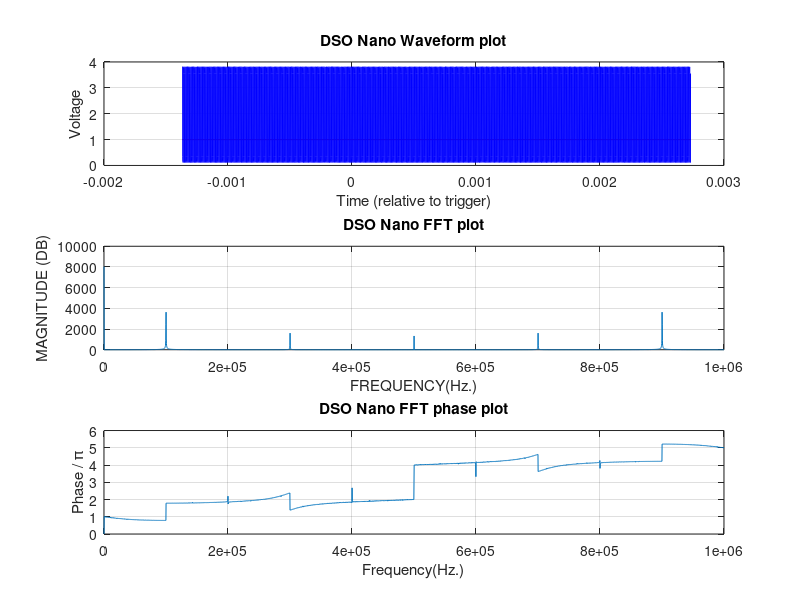

Recreate this plot in MATLAB.
% #!/usr/bin/octave --persist
% Generated by BenfWaves - http://code.google.com/p/benfwaves
% Tested on Matlab R2013a

% Profile variables

originalFile = 'Serialized\100ksquare.XML.test.csv';
fileNumber   = 'S038';
firmware     = 'V3.61';

voltageDiv   = 1;
attenuation  = 1;
vsens        = 0.0022;
vdiffMax     = 8;
rin          = 546000;

timeDiv      = 5E-06;
timeRange    = 0.004098;
sampleCount  = 4098;
firstIndex   = 0;
samplingFreq = sampleCount / timeRange;
sampPerDiv   = samplingFreq * timeDiv;
divRange     = timeRange / timeDiv;
fastSampMode = 'DisabledByTimescale';

triggerIndex = 1367;
triggerKind  = 'EdgeRising';
triggerMode  = 'AUTO';
triggerLevel = 1;
triggerSens  = 0;
triggerLow   = triggerLevel - triggerSens;
triggerHigh  = triggerLevel + triggerSens;


% Data series

voltages = [ ...
3.804;	3.815;	0.355;	0.15;	0.137;	0.126;	0.115;	3.556;	3.774;	3.793;
3.804;	3.813;	0.357;	0.152;	0.139;	0.126;	0.115;	3.556;	3.778;	3.795;
3.806;	3.815;	0.355;	0.152;	0.135;	0.126;	0.115;	3.556;	3.776;	3.791;
3.804;	3.815;	0.357;	0.155;	0.139;	0.126;	0.115;	3.554;	3.776;	3.793;
3.804;	3.817;	0.357;	0.152;	0.137;	0.124;	0.115;	3.558;	3.778;	3.793;
3.804;	3.815;	0.353;	0.152;	0.137;	0.126;	0.118;	3.556;	3.776;	3.791;
3.806;	3.813;	0.357;	0.155;	0.137;	0.126;	0.113;	3.554;	3.776;	3.793;
3.804;	3.815;	0.355;	0.152;	0.137;	0.124;	0.113;	3.556;	3.778;	3.793;
3.802;	3.815;	0.355;	0.152;	0.137;	0.126;	0.118;	3.554;	3.776;	3.791;
3.804;	3.817;	0.355;	0.152;	0.135;	0.126;	0.113;	3.556;	3.776;	3.793;
3.806;	3.811;	0.357;	0.152;	0.137;	0.126;	0.115;	3.556;	3.774;	3.793;
3.804;	3.813;	0.355;	0.152;	0.137;	0.124;	0.118;	3.554;	3.776;	3.793;
3.804;	3.817;	0.353;	0.155;	0.137;	0.128;	0.115;	3.556;	3.778;	3.793;
3.804;	3.815;	0.357;	0.155;	0.137;	0.126;	0.115;	3.558;	3.776;	3.791;
3.806;	3.815;	0.357;	0.15;	0.139;	0.126;	0.115;	3.556;	3.776;	3.793;
3.804;	3.817;	0.357;	0.152;	0.139;	0.126;	0.115;	3.556;	3.778;	3.795;
3.804;	3.815;	0.355;	0.152;	0.135;	0.126;	0.115;	3.554;	3.776;	3.793;
3.802;	3.815;	0.355;	0.152;	0.137;	0.126;	0.115;	3.554;	3.776;	3.793;
3.804;	3.815;	0.355;	0.152;	0.137;	0.122;	0.118;	3.556;	3.776;	3.791;
3.804;	3.815;	0.355;	0.152;	0.137;	0.126;	0.115;	3.556;	3.776;	3.791;
3.806;	3.813;	0.357;	0.152;	0.137;	0.126;	0.113;	3.556;	3.778;	3.793;
3.806;	3.813;	0.357;	0.15;	0.137;	0.128;	0.118;	3.556;	3.778;	3.793;
3.802;	3.815;	0.357;	0.152;	0.137;	0.126;	0.115;	3.554;	3.778;	3.791;
3.806;	3.817;	0.355;	0.152;	0.135;	0.126;	0.115;	3.558;	3.78;	3.795;
3.804;	3.813;	0.355;	0.152;	0.137;	0.126;	0.118;	3.556;	3.774;	3.793;
3.804;	3.815;	0.355;	0.152;	0.137;	0.124;	0.115;	3.554;	3.776;	3.793;
3.804;	3.817;	0.353;	0.155;	0.137;	0.126;	0.115;	3.556;	3.776;	3.791;
3.804;	3.815;	0.357;	0.152;	0.137;	0.126;	0.113;	3.554;	3.776;	3.791;
3.804;	3.817;	0.357;	0.15;	0.139;	0.124;	0.115;	3.556;	3.776;	3.793;
3.804;	3.815;	0.355;	0.152;	0.137;	0.128;	0.115;	3.556;	3.776;	3.791;
3.804;	3.815;	0.357;	0.152;	0.135;	0.126;	0.115;	3.554;	3.778;	3.795;
3.804;	3.815;	0.357;	0.152;	0.137;	0.126;	0.115;	3.556;	3.776;	3.795;
3.804;	3.815;	0.357;	0.152;	0.137;	0.124;	0.115;	3.554;	3.778;	3.793;
3.804;	3.815;	0.353;	0.157;	0.139;	0.126;	0.115;	3.556;	3.774;	3.793;
3.806;	3.815;	0.355;	0.155;	0.139;	0.124;	0.113;	3.556;	3.776;	3.793;
3.804;	3.813;	0.355;	0.15;	0.137;	0.126;	0.115;	3.554;	3.776;	3.793;
3.8;	3.815;	0.355;	0.152;	0.137;	0.126;	0.115;	3.554;	3.778;	3.793;
3.804;	3.817;	0.355;	0.152;	0.133;	0.126;	0.115;	3.556;	3.778;	3.791;
3.802;	3.815;	0.357;	0.152;	0.137;	0.126;	0.115;	3.556;	3.774;	3.793;
3.806;	3.815;	0.357;	0.155;	0.137;	0.122;	0.115;	3.556;	3.778;	3.795;
3.806;	3.815;	0.355;	0.155;	0.139;	0.126;	0.118;	3.556;	3.776;	3.791;
3.802;	3.815;	0.357;	0.152;	0.137;	0.124;	0.113;	3.556;	3.776;	3.793;
3.804;	3.817;	0.355;	0.15;	0.139;	0.126;	0.115;	3.556;	3.778;	3.793;
3.802;	3.815;	0.355;	0.152;	0.137;	0.126;	0.118;	3.554;	3.774;	3.791;
3.804;	3.815;	0.355;	0.152;	0.135;	0.126;	0.115;	3.554;	3.776;	3.795;
3.802;	3.813;	0.355;	0.152;	0.137;	0.126;	0.115;	3.556;	3.778;	3.793;
3.804;	3.815;	0.357;	0.152;	0.137;	0.122;	0.118;	3.554;	3.778;	3.791;
3.804;	3.817;	0.355;	0.152;	0.137;	0.126;	0.115;	3.556;	3.778;	3.793;
3.806;	3.815;	0.355;	0.152;	0.137;	0.126;	0.115;	3.556;	3.776;	3.793;
3.804;	3.813;	0.355;	0.15;	0.139;	0.126;	0.115;	3.554;	3.776;	3.795;
3.802;	3.817;	0.357;	0.152;	0.137;	0.126;	0.115;	3.556;	3.778;	3.795;
3.804;	3.815;	0.357;	0.152;	0.135;	0.126;	0.115;	3.558;	3.778;	3.791;
3.804;	3.815;	0.355;	0.152;	0.137;	0.126;	0.115;	3.556;	3.774;	3.793;
3.806;	3.813;	0.357;	0.152;	0.137;	0.124;	0.115;	3.556;	3.776;	3.795;
3.804;	3.813;	0.353;	0.152;	0.137;	0.126;	0.115;	3.554;	3.776;	3.791;
3.802;	3.815;	0.357;	0.152;	0.137;	0.126;	0.113;	3.556;	3.778;	3.793;
3.804;	3.815;	0.355;	0.152;	0.137;	0.126;	0.115;	3.556;	3.778;	3.791;
3.804;	3.817;	0.355;	0.152;	0.137;	0.126;	0.115;	3.554;	3.776;	3.793;
3.806;	3.813;	0.357;	0.152;	0.135;	0.126;	0.118;	3.554;	3.778;	3.795;
3.806;	3.813;	0.355;	0.152;	0.137;	0.126;	0.115;	3.556;	3.774;	3.793;
3.802;	3.815;	0.357;	0.155;	0.137;	0.124;	0.115;	3.556;	3.776;	3.793;
3.804;	3.817;	0.353;	0.152;	0.137;	0.126;	0.115;	3.556;	3.778;	3.791;
3.804;	3.815;	0.355;	0.152;	0.137;	0.126;	0.113;	3.556;	3.774;	3.791;
3.804;	3.813;	0.355;	0.15;	0.137;	0.126;	0.115;	3.554;	3.778;	3.793;
3.804;	3.815;	0.355;	0.152;	0.137;	0.126;	0.115;	3.554;	3.778;	3.791;
3.804;	3.815;	0.355;	0.152;	0.133;	0.126;	0.115;	3.554;	3.776;	3.791;
3.804;	3.815;	0.355;	0.152;	0.137;	0.126;	0.115;	3.556;	3.776;	3.795;
3.804;	3.815;	0.357;	0.152;	0.137;	0.124;	0.115;	3.558;	3.776;	3.793;
3.804;	3.813;	0.355;	0.152;	0.137;	0.126;	0.115;	3.554;	3.776;	3.793;
3.804;	3.817;	0.357;	0.152;	0.137;	0.126;	0.113;	3.556;	3.778;	3.793;
3.804;	3.815;	0.357;	0.15;	0.137;	0.126;	0.115;	3.556;	3.776;	3.791;
3.802;	3.817;	0.355;	0.152;	0.137;	0.126;	0.113;	3.554;	3.774;	3.793;
3.806;	3.815;	0.357;	0.152;	0.133;	0.124;	0.115;	3.556;	3.776;	3.793;
3.804;	3.813;	0.355;	0.152;	0.137;	0.126;	0.115;	3.554;	3.776;	3.793;
3.804;	3.815;	0.357;	0.152;	0.137;	0.124;	0.115;	3.556;	3.776;	3.793;
3.804;	3.815;	0.353;	0.152;	0.137;	0.126;	0.115;	3.556;	3.776;	3.789;
3.804;	3.815;	0.355;	0.152;	0.137;	0.126;	0.113;	3.556;	3.776;	3.793;
3.806;	3.815;	0.357;	0.15;	0.139;	0.126;	0.115;	3.556;	3.778;	3.793;
3.804;	3.815;	0.355;	0.152;	0.137;	0.126;	0.115;	3.554;	3.776;	3.793;
3.804;	3.815;	0.355;	0.155;	0.137;	0.126;	0.115;	3.556;	3.778;	3.791;
3.806;	3.815;	0.357;	0.152;	0.139;	0.124;	0.115;	3.556;	3.776;	3.793;
3.804;	3.815;	0.355;	0.152;	0.137;	0.124;	0.115;	3.556;	3.774;	3.793;
3.804;	3.815;	0.353;	0.152;	0.137;	0.126;	0.115;	3.554;	3.778;	3.791;
3.804;	3.815;	0.357;	0.152;	0.137;	0.126;	0.113;	3.556;	3.778;	3.793;
3.802;	3.813;	0.357;	0.152;	0.137;	0.128;	0.115;	3.556;	3.776;	3.789;
3.804;	3.817;	0.357;	0.152;	0.137;	0.126;	0.115;	3.556;	3.776;	3.795;
3.806;	3.815;	0.357;	0.152;	0.135;	0.126;	0.115;	3.558;	3.776;	3.793;
3.804;	3.813;	0.357;	0.152;	0.137;	0.126;	0.115;	3.554;	3.776;	3.795;
3.804;	3.817;	0.357;	0.152;	0.137;	0.124;	0.115;	3.556;	3.778;	3.795;
3.804;	3.815;	0.353;	0.155;	0.137;	0.126;	0.118;	3.556;	3.776;	3.789;
3.806;	3.815;	0.357;	0.155;	0.139;	0.126;	0.113;	3.556;	3.774;	3.793;
3.804;	3.815;	0.357;	0.15;	0.139;	0.126;	0.115;	3.556;	3.776;	3.793;
3.802;	3.815;	0.355;	0.152;	0.137;	0.126;	0.118;	3.554;	3.776;	3.793;
3.804;	3.817;	0.357;	0.152;	0.135;	0.126;	0.115;	3.556;	3.778;	3.793;
3.804;	3.815;	0.355;	0.152;	0.137;	0.128;	0.113;	3.558;	3.776;	3.793;
3.804;	3.815;	0.357;	0.152;	0.139;	0.124;	0.118;	3.556;	3.776;	3.793;
3.806;	3.813;	0.353;	0.155;	0.139;	0.126;	0.118;	3.554;	3.778;	3.793;
3.804;	3.815;	0.355;	0.152;	0.137;	0.126;	0.113;	3.556;	3.776;	3.793;
3.804;	3.815;	0.357;	0.15;	0.137;	0.126;	0.115;	3.556;	3.776;	3.793;
3.804;	3.817;	0.355;	0.152;	0.139;	0.124;	0.115;	3.554;	3.778;	3.791;
3.804;	3.815;	0.355;	0.152;	0.135;	0.126;	0.115;	3.554;	3.776;	3.793;
3.806;	3.813;	0.357;	0.152;	0.137;	0.126;	0.115;	3.554;	3.778;	3.793;
3.806;	3.815;	0.357;	0.152;	0.137;	0.124;	0.118;	3.556;	3.778;	3.793;
3.804;	3.815;	0.353;	0.152;	0.137;	0.126;	0.115;	3.556;	3.776;	3.791;
3.804;	3.815;	0.355;	0.152;	0.137;	0.126;	0.113;	3.556;	3.776;	3.795;
3.806;	3.815;	0.355;	0.15;	0.137;	0.126;	0.115;	3.556;	3.776;	3.793;
3.804;	3.815;	0.357;	0.152;	0.139;	0.124;	0.115;	3.554;	3.776;	3.795;
3.804;	3.817;	0.355;	0.152;	0.135;	0.126;	0.115;	3.556;	3.778;	3.791;
3.804;	3.813;	0.355;	0.152;	0.137;	0.128;	0.115;	3.556;	3.776;	3.791;
3.804;	3.817;	0.357;	0.152;	0.137;	0.124;	0.115;	3.554;	3.774;	3.793;
3.804;	3.815;	0.353;	0.152;	0.137;	0.124;	0.115;	3.554;	3.778;	3.793;
3.804;	3.815;	0.355;	0.152;	0.137;	0.126;	0.113;	3.554;	3.776;	3.793;
3.804;	3.815;	0.355;	0.15;	0.137;	0.128;	0.115;	3.554;	3.778;	3.793;
3.804;	3.815;	0.355;	0.152;	0.137;	0.126;	0.118;	3.556;	3.778;	3.793;
3.804;	3.817;	0.357;	0.152;	0.137;	0.128;	0.118;	3.556;	3.776;	3.793;
3.804;	3.813;	0.357;	0.155;	0.139;	0.128;	0.118;	3.554;	3.776;	3.795;
3.804;	3.815;	0.357;	0.152;	0.137;	0.126;	0.115;	3.556;	3.776;	3.793;
3.804;	3.813;	0.353;	0.155;	0.137;	0.126;	0.115;	3.556;	3.778;	3.791;
3.804;	3.817;	0.355;	0.152;	0.137;	0.126;	0.113;	3.556;	3.778;	3.793;
3.804;	3.815;	0.355;	0.15;	0.139;	0.124;	0.118;	3.556;	3.776;	3.793;
3.804;	3.817;	0.355;	0.155;	0.139;	0.126;	0.115;	3.554;	3.778;	3.795;
3.804;	3.817;	0.357;	0.152;	0.135;	0.126;	0.118;	3.556;	3.778;	3.793;
3.804;	3.815;	0.357;	0.152;	0.137;	0.126;	0.118;	3.556;	3.776;	3.793;
3.806;	3.817;	0.355;	0.152;	0.137;	0.124;	0.118;	3.556;	3.778;	3.795;
3.806;	3.815;	0.355;	0.155;	0.137;	0.126;	0.115;	3.556;	3.776;	3.791;
3.804;	3.815;	0.357;	0.152;	0.139;	0.126;	0.113;	3.554;	3.776;	3.795;
3.804;	3.815;	0.355;	0.15;	0.137;	0.126;	0.115;	3.556;	3.778;	3.793;
3.802;	3.813;	0.355;	0.152;	0.137;	0.126;	0.115;	3.556;	3.776;	3.791;
3.804;	3.815;	0.357;	0.155;	0.135;	0.126;	0.115;	3.556;	3.776;	3.793;
3.806;	3.813;	0.355;	0.152;	0.135;	0.126;	0.115;	3.554;	3.776;	3.793;
3.804;	3.813;	0.355;	0.152;	0.137;	0.124;	0.115;	3.556;	3.778;	3.793;
3.804;	3.817;	0.355;	0.152;	0.137;	0.126;	0.115;	3.556;	3.778;	3.793;
3.806;	3.815;	0.357;	0.155;	0.137;	0.126;	0.115;	3.558;	3.778;	3.793;
3.806;	3.815;	0.355;	0.152;	0.139;	0.126;	0.118;	3.556;	3.776;	3.795;
3.802;	3.815;	0.357;	0.152;	0.137;	0.126;	0.115;	3.554;	3.778;	3.795;
3.804;	3.815;	0.357;	0.152;	0.135;	0.126;	0.115;	3.556;	3.776;	3.793;
3.804;	3.815;	0.357;	0.152;	0.137;	0.126;	0.115;	3.554;	3.774;	3.793;
3.806;	3.815;	0.357;	0.152;	0.137;	0.124;	0.115;	3.556;	3.776;	3.793;
3.806;	3.815;	0.355;	0.155;	0.139;	0.128;	0.118;	3.554;	3.776;	3.791;
3.806;	3.815;	0.357;	0.152;	0.137;	0.126;	0.115;	3.554;	3.778;	3.795;
3.804;	3.817;	0.357;	0.152;	0.137;	0.126;	0.115;	3.556;	3.778;	3.793;
3.804;	3.815;	0.357;	0.155;	0.139;	0.128;	0.118;	3.556;	3.778;	3.791;
3.804;	3.817;	0.357;	0.152;	0.135;	0.126;	0.115;	3.558;	3.776;	3.795;
3.804;	3.813;	0.357;	0.152;	0.137;	0.128;	0.115;	3.556;	3.774;	3.793;
3.804;	3.813;	0.355;	0.155;	0.137;	0.124;	0.118;	3.554;	3.776;	3.793;
3.802;	3.815;	0.353;	0.152;	0.137;	0.124;	0.115;	3.556;	3.778;	3.791;
3.804;	3.815;	0.357;	0.15;	0.139;	0.124;	0.115;	3.558;	3.776;	3.791;
3.804;	3.817;	0.357;	0.15;	0.137;	0.126;	0.115;	3.556;	3.774;	3.795;
3.804;	3.815;	0.355;	0.152;	0.137;	0.126;	0.115;	3.554;	3.776;	3.793;
3.804;	3.813;	0.355;	0.152;	0.135;	0.126;	0.115;	3.554;	3.774;	3.793;
3.802;	3.815;	0.357;	0.152;	0.139;	0.126;	0.115;	3.554;	3.776;	3.791;
3.806;	3.815;	0.357;	0.155;	0.139;	0.124;	0.118;	3.556;	3.776;	3.793;
3.804;	3.815;	0.355;	0.155;	0.137;	0.126;	0.115;	3.554;	3.776;	3.793;
3.809;	3.815;	0.357;	0.152;	0.137;	0.126;	0.113;	3.556;	3.778;	3.793;
3.804;	3.815;	0.355;	0.15;	0.137;	0.126;	0.115;	3.556;	3.776;	3.793;
3.804;	3.815;	0.355;	0.152;	0.137;	0.126;	0.113;	3.554;	3.778;	3.791;
3.804;	3.815;	0.355;	0.152;	0.135;	0.126;	0.113;	3.556;	3.776;	3.793;
3.804;	3.813;	0.355;	0.155;	0.137;	0.128;	0.115;	3.556;	3.774;	3.793;
3.804;	3.813;	0.357;	0.152;	0.137;	0.124;	0.115;	3.554;	3.776;	3.795;
3.802;	3.815;	0.353;	0.155;	0.139;	0.128;	0.118;	3.556;	3.776;	3.791;
3.804;	3.815;	0.357;	0.152;	0.137;	0.126;	0.113;	3.556;	3.778;	3.791;
3.806;	3.817;	0.357;	0.15;	0.137;	0.126;	0.115;	3.556;	3.774;	3.793;
3.804;	3.811;	0.357;	0.152;	0.137;	0.126;	0.118;	3.556;	3.774;	3.793;
3.802;	3.815;	0.357;	0.152;	0.135;	0.128;	0.113;	3.552;	3.776;	3.793;
3.802;	3.815;	0.357;	0.152;	0.135;	0.126;	0.113;	3.556;	3.774;	3.793;
3.802;	3.815;	0.357;	0.152;	0.137;	0.124;	0.115;	3.554;	3.778;	3.791;
3.804;	3.815;	0.355;	0.152;	0.137;	0.126;	0.115;	3.554;	3.776;	3.791;
3.806;	3.813;	0.355;	0.152;	0.137;	0.126;	0.113;	3.554;	3.778;	3.791;
3.804;	3.815;	0.355;	0.15;	0.137;	0.128;	0.115;	3.556;	3.776;	3.793;
3.802;	3.817;	0.355;	0.152;	0.139;	0.126;	0.115;	3.554;	3.778;	3.791;
3.804;	3.815;	0.357;	0.155;	0.135;	0.128;	0.118;	3.556;	3.776;	3.793;
3.804;	3.813;	0.357;	0.152;	0.137;	0.126;	0.115;	3.554;	3.774;	3.793;
3.804;	3.815;	0.355;	0.152;	0.135;	0.124;	0.113;	3.552;	3.776;	3.795;
3.804;	3.813;	0.353;	0.152;	0.135;	0.126;	0.115;	3.554;	3.776;	3.791;
3.804;	3.817;	0.355;	0.152;	0.137;	0.126;	0.113;	3.556;	3.776;	3.791;
3.804;	3.815;	0.355;	0.15;	0.137;	0.124;	0.115;	3.556;	3.776;	3.793;
3.804;	3.815;	0.355;	0.152;	0.137;	0.126;	0.115;	3.554;	3.774;	3.791;
3.804;	3.815;	0.357;	0.152;	0.135;	0.126;	0.113;	3.552;	3.778;	3.793;
3.804;	3.813;	0.357;	0.152;	0.137;	0.126;	0.115;	3.554;	3.776;	3.791;
3.804;	3.813;	0.357;	0.152;	0.137;	0.124;	0.118;	3.554;	3.776;	3.793;
3.804;	3.815;	0.353;	0.152;	0.137;	0.126;	0.115;	3.556;	3.774;	3.791;
3.804;	3.813;	0.355;	0.152;	0.137;	0.126;	0.113;	3.556;	3.774;	3.791;
3.802;	3.813;	0.357;	0.15;	0.137;	0.126;	0.113;	3.554;	3.776;	3.793;
3.802;	3.815;	0.355;	0.152;	0.137;	0.126;	0.113;	3.556;	3.778;	3.791;
3.804;	3.815;	0.357;	0.152;	0.133;	0.126;	0.115;	3.554;	3.776;	3.791;
3.802;	3.815;	0.357;	0.152;	0.137;	0.126;	0.115;	3.556;	3.774;	3.795;
3.804;	3.815;	0.357;	0.15;	0.137;	0.124;	0.115;	3.556;	3.778;	3.793;
3.804;	3.815;	0.353;	0.155;	0.137;	0.126;	0.115;	3.554;	3.776;	3.791;
3.804;	3.815;	0.357;	0.152;	0.135;	0.126;	0.113;	3.554;	3.778;	3.793;
3.804;	3.815;	0.355;	0.152;	0.139;	0.126;	0.115;	3.556;	3.776;	3.791;
3.802;	3.815;	0.355;	0.152;	0.137;	0.126;	0.115;	3.554;	3.776;	3.793;
3.806;	3.815;	0.355;	0.15;	0.135;	0.126;	0.113;	3.554;	3.776;	3.793;
3.802;	3.813;	0.355;	0.152;	0.135;	0.128;	0.115;	3.554;	3.774;	3.791;
3.802;	3.815;	0.355;	0.155;	0.137;	0.124;	0.115;	3.556;	3.776;	3.791;
3.804;	3.815;	0.353;	0.155;	0.137;	0.124;	0.118;	3.556;	3.776;	3.791;
3.804;	3.813;	0.357;	0.152;	0.137;	0.126;	0.113;	3.554;	3.774;	3.793;
3.804;	3.815;	0.357;	0.15;	0.139;	0.126;	0.115;	3.556;	3.776;	3.795;
3.802;	3.815;	0.357;	0.152;	0.137;	0.126;	0.118;	3.554;	3.778;	3.793;
3.802;	3.815;	0.355;	0.152;	0.135;	0.126;	0.115;	3.554;	3.776;	3.793;
3.804;	3.817;	0.355;	0.152;	0.135;	0.128;	0.115;	3.556;	3.774;	3.793;
3.804;	3.813;	0.355;	0.15;	0.137;	0.124;	0.118;	3.554;	3.776;	3.793;
3.804;	3.815;	0.353;	0.152;	0.137;	0.126;	0.115;	3.554;	3.776;	3.791;
3.804;	3.815;	0.355;	0.155;	0.137;	0.124;	0.113;	3.556;	3.776;	3.791;
3.804;	3.815;	0.355;	0.152;	0.137;	0.126;	0.115;	3.556;	3.776;	3.791;
3.802;	3.815;	0.357;	0.152;	0.137;	0.126;	0.115;	3.554;	3.776;	3.793;
3.806;	3.815;	0.355;	0.152;	0.135;	0.126;	0.118;	3.554;	3.778;	3.793;
3.802;	3.813;	0.357;	0.152;	0.139;	0.128;	0.115;	3.554;	3.774;	3.793;
3.804;	3.817;	0.357;	0.152;	0.137;	0.124;	0.115;	3.556;	3.776;	3.793;
3.804;	3.815;	0.353;	0.152;	0.135;	0.126;	0.115;	3.556;	3.776;	3.791;
3.804;	3.815;	0.355;	0.152;	0.135;	0.126;	0.113;	3.554;	3.776;	3.793;
3.804;	3.813;	0.355;	0.15;	0.135;	0.124;	0.113;	3.554;	3.778;	3.793;
3.802;	3.813;	0.355;	0.152;	0.137;	0.126;	0.115;	3.554;	3.776;	3.791;
3.802;	3.817;	0.355;	0.152;	0.135;	0.126;	0.115;	3.554;	3.776;	3.791;
3.804;	3.815;	0.355;	0.152;	0.137;	0.126;	0.113;	3.556;	3.774;	3.793;
3.804;	3.813;	0.355;	0.152;	0.137;	0.124;	0.118;	3.552;	3.776;	3.793;
3.806;	3.815;	0.353;	0.155;	0.137;	0.126;	0.115;	3.554;	3.778;	3.793;
3.804;	3.815;	0.355;	0.152;	0.137;	0.126;	0.113;	3.554;	3.778;	3.791;
3.804;	3.815;	0.357;	0.15;	0.137;	0.126;	0.115;	3.556;	3.778;	3.793;
3.804;	3.817;	0.355;	0.152;	0.135;	0.124;	0.115;	3.554;	3.776;	3.793;
3.804;	3.813;	0.355;	0.152;	0.135;	0.126;	0.115;	3.554;	3.776;	3.791;
3.804;	3.813;	0.355;	0.155;	0.137;	0.126;	0.115;	3.554;	3.774;	3.793;
3.804;	3.817;	0.355;	0.152;	0.135;	0.122;	0.115;	3.556;	3.776;	3.793;
3.804;	3.815;	0.355;	0.152;	0.137;	0.126;	0.115;	3.554;	3.776;	3.791;
3.804;	3.817;	0.355;	0.152;	0.137;	0.126;	0.113;	3.556;	3.776;	3.793;
3.804;	3.815;	0.355;	0.15;	0.139;	0.126;	0.115;	3.556;	3.778;	3.793;
3.802;	3.815;	0.357;	0.152;	0.137;	0.126;	0.115;	3.556;	3.774;	3.793;
3.804;	3.817;	0.355;	0.155;	0.137;	0.126;	0.115;	3.556;	3.776;	3.791;
3.804;	3.813;	0.355;	0.152;	0.137;	0.126;	0.118;	3.556;	3.774;	3.791;
3.804;	3.813;	0.355;	0.152;	0.137;	0.122;	0.115;	3.556;	3.776;	3.793;
3.804;	3.815;	0.353;	0.152;	0.137;	0.126;	0.115;	3.556;	3.776;	3.793;
3.802;	3.813;	0.355;	0.152;	0.137;	0.126;	0.113;	3.556;	3.776;	3.793;
3.804;	3.815;	0.355;	0.152;	0.137;	0.126;	0.115;	3.554;	3.776;	3.793;
3.804;	3.817;	0.357;	0.152;	0.137;	0.126;	0.115;	3.556;	3.776;	3.793;
3.804;	3.813;	0.357;	0.152;	0.135;	0.126;	0.115;	3.556;	3.776;	3.793;
3.804;	3.813;	0.357;	0.152;	0.137;	0.126;	0.115;	3.554;	3.776;	3.795;
3.804;	3.815;	0.355;	0.155;	0.137;	0.126;	0.115;	3.556;	3.778;	3.791;
3.802;	3.815;	0.353;	0.152;	0.139;	0.126;	0.115;	3.556;	3.776;	3.791;
3.806;	3.815;	0.355;	0.152;	0.137;	0.126;	0.113;	3.556;	3.776;	3.793;
3.806;	3.811;	0.355;	0.15;	0.137;	0.126;	0.118;	3.554;	3.774;	3.791;
3.802;	3.815;	0.355;	0.152;	0.139;	0.126;	0.113;	3.554;	3.776;	3.793;
3.804;	3.817;	0.355;	0.155;	0.135;	0.126;	0.115;	3.556;	3.778;	3.793;
3.804;	3.815;	0.357;	0.152;	0.139;	0.126;	0.118;	3.554;	3.774;	3.793;
3.804;	3.817;	0.357;	0.155;	0.137;	0.126;	0.118;	3.556;	3.778;	3.795;
3.806;	3.815;	0.355;	0.152;	0.137;	0.126;	0.118;	3.554;	3.778;	3.791;
3.804;	3.815;	0.355;	0.152;	0.137;	0.126;	0.113;	3.554;	3.776;	3.793;
3.804;	3.817;	0.355;	0.152;	0.137;	0.126;	0.115;	3.556;	3.778;	3.793;
3.802;	3.815;	0.355;	0.152;	0.139;	0.126;	0.115;	3.554;	3.774;	3.791;
3.802;	3.815;	0.357;	0.152;	0.135;	0.126;	0.118;	3.554;	3.776;	3.793;
3.806;	3.813;	0.355;	0.152;	0.137;	0.126;	0.115;	3.554;	3.776;	3.795;
3.802;	3.813;	0.357;	0.15;	0.137;	0.124;	0.118;	3.556;	3.776;	3.793;
3.804;	3.815;	0.353;	0.155;	0.139;	0.128;	0.115;	3.556;	3.778;	3.791;
3.806;	3.817;	0.357;	0.155;	0.139;	0.128;	0.115;	3.558;	3.776;	3.795;
3.806;	3.815;	0.357;	0.152;	0.137;	0.126;	0.118;	3.556;	3.776;	3.793;
3.804;	3.817;	0.355;	0.152;	0.139;	0.126;	0.118;	3.554;	3.778;	3.793;
3.806;	3.815;	0.355;	0.152;	0.137;	0.126;	0.115;	3.556;	3.778;	3.791;
3.804;	3.813;	0.357;	0.152;	0.137;	0.126;	0.115;	3.556;	3.776;	3.793;
3.806;	3.815;	0.355;	0.152;	0.137;	0.124;	0.118;	3.556;	3.776;	3.793;
3.806;	3.813;	0.353;	0.152;	0.137;	0.126;	0.115;	3.556;	3.776;	3.791;
3.804;	3.815;	0.355;	0.152;	0.137;	0.126;	0.113;	3.556;	3.776;	3.795;
3.804;	3.817;	0.357;	0.15;	0.139;	0.124;	0.118;	3.558;	3.776;	3.791;
3.804;	3.815;	0.355;	0.152;	0.137;	0.126;	0.118;	3.554;	3.776;	3.793;
3.804;	3.817;	0.357;	0.155;	0.137;	0.128;	0.115;	3.558;	3.778;	3.795;
3.806;	3.813;	0.357;	0.152;	0.137;	0.128;	0.115;	3.556;	3.776;	3.793;
3.802;	3.815;	0.355;	0.152;	0.137;	0.124;	0.115;	3.556;	3.776;	3.795;
3.804;	3.817;	0.353;	0.152;	0.135;	0.126;	0.115;	3.554;	3.778;	3.791;
3.806;	3.815;	0.355;	0.152;	0.137;	0.124;	0.113;	3.558;	3.776;	3.791;
3.804;	3.813;	0.355;	0.15;	0.137;	0.126;	0.115;	3.556;	3.776;	3.795;
3.804;	3.815;	0.357;	0.152;	0.137;	0.126;	0.115;	3.554;	3.778;	3.795;
3.802;	3.815;	0.357;	0.152;	0.135;	0.126;	0.115;	3.556;	3.778;	3.793;
3.804;	3.815;	0.357;	0.152;	0.137;	0.126;	0.113;	3.556;	3.776;	3.793;
3.806;	3.817;	0.357;	0.152;	0.137;	0.124;	0.118;	3.558;	3.776;	3.793;
3.804;	3.813;	0.353;	0.152;	0.137;	0.126;	0.115;	3.554;	3.776;	3.793;
3.806;	3.817;	0.357;	0.155;	0.139;	0.126;	0.113;	3.556;	3.778;	3.795;
3.804;	3.815;	0.357;	0.15;	0.137;	0.126;	0.115;	3.556;	3.776;	3.791;
3.802;	3.815;	0.357;	0.152;	0.137;	0.124;	0.115;	3.554;	3.776;	3.793;
3.806;	3.815;	0.357;	0.152;	0.133;	0.124;	0.115;	3.556;	3.778;	3.793;
3.804;	3.813;	0.355;	0.152;	0.139;	0.124;	0.115;	3.554;	3.776;	3.793;
3.804;	3.815;	0.357;	0.152;	0.137;	0.122;	0.115;	3.554;	3.778;	3.795;
3.804;	3.815;	0.355;	0.152;	0.137;	0.126;	0.115;	3.556;	3.778;	3.791;
3.804;	3.815;	0.355;	0.152;	0.137;	0.128;	0.113;	3.556;	3.776;	3.793;
3.806;	3.815;	0.357;	0.15;	0.137;	0.126;	0.115;	3.556;	3.776;	3.795;
3.804;	3.815;	0.355;	0.152;	0.139;	0.128;	0.115;	3.554;	3.778;	3.793;
3.802;	3.815;	0.355;	0.152;	0.135;	0.128;	0.115;	3.554;	3.778;	3.791;
3.804;	3.817;	0.355;	0.152;	0.137;	0.126;	0.115;	3.556;	3.776;	3.793;
3.804;	3.815;	0.355;	0.15;	0.135;	0.124;	0.115;	3.558;	3.774;	3.793;
3.804;	3.813;	0.353;	0.152;	0.137;	0.126;	0.118;	3.556;	3.776;	3.793;
3.806;	3.815;	0.355;	0.157;	0.137;	0.126;	0.113;	3.556;	3.778;	3.795;
3.802;	3.815;	0.355;	0.152;	0.137;	0.126;	0.115;	3.556;	3.776;	3.791;
3.8;	3.817;	0.357;	0.152;	0.137;	0.126;	0.118;	3.554;	3.778;	3.795;
3.806;	3.815;	0.355;	0.152;	0.133;	0.128;	0.113;	3.558;	3.776;	3.793;
3.804;	3.813;	0.357;	0.152;	0.137;	0.128;	0.115;	3.556;	3.776;	3.793;
3.806;	3.817;	0.355;	0.152;	0.137;	0.124;	0.115;	3.556;	3.778;	3.795;
3.804;	3.815;	0.353;	0.152;	0.137;	0.126;	0.115;	3.554;	3.778;	3.787;
3.802;	3.815;	0.355;	0.152;	0.137;	0.126;	0.113;	3.554;	3.776;	3.791;
3.804;	3.817;	0.355;	0.15;	0.137;	0.126;	0.115;	3.556;	3.776;	3.793;
3.804;	3.813;	0.355;	0.152;	0.139;	0.126;	0.118;	3.554;	3.776;	3.793;
3.804;	3.815;	0.355;	0.152;	0.135;	0.126;	0.115;	3.554;	3.778;	3.795;
3.804;	3.815;	0.357;	0.155;	0.137;	0.128;	0.115;	3.558;	3.776;	3.793;
3.804;	3.815;	0.355;	0.152;	0.137;	0.124;	0.118;	3.554;	3.776;	3.795;
3.804;	3.817;	0.355;	0.152;	0.135;	0.126;	0.115;	3.556;	3.776;	3.793;
3.806;	3.815;	0.357;	0.152;	0.137;	0.128;	0.113;	3.556;	3.778;	3.793;
3.802;	3.815;	0.355;	0.15;	0.137;	0.126;	0.115;	3.556;	3.778;	3.793;
3.802;	3.817;	0.355;	0.152;	0.137;	0.126;	0.118;	3.554;	3.778;	3.793;
3.804;	3.815;	0.355;	0.152;	0.135;	0.126;	0.118;	3.556;	3.776;	3.793;
3.804;	3.813;	0.357;	0.152;	0.135;	0.128;	0.115;	3.556;	3.774;	3.793;
3.806;	3.815;	0.357;	0.15;	0.137;	0.124;	0.118;	3.556;	3.778;	3.795;
3.802;	3.815;	0.353;	0.152;	0.137;	0.126;	0.115;	3.556;	3.776;	3.791;
3.804;	3.815;	0.357;	0.155;	0.139;	0.126;	0.113;	3.556;	3.778;	3.793;
3.806;	3.815;	0.357;	0.15;	0.137;	0.126;	0.115;	3.556;	3.776;	3.793;
3.804;	3.813;	0.355;	0.152;	0.137;	0.126;	0.115;	3.554;	3.774;	3.793;
3.804;	3.817;	0.355;	0.152;	0.135;	0.126;	0.115;	3.554;	3.778;	3.795;
3.804;	3.813;	0.357;	0.152;	0.139;	0.124;	0.115;	3.556;	3.776;	3.791;
3.804;	3.815;	0.355;	0.152;	0.137;	0.124;	0.115;	3.556;	3.778;	3.793;
3.806;	3.817;	0.355;	0.152;	0.137;	0.124;	0.118;	3.556;	3.778;	3.793;
3.804;	3.813;	0.355;	0.152;	0.135;	0.126;	0.113;	3.556;	3.776;	3.793;
3.804;	3.815;	0.357;	0.15;	0.137;	0.126;	0.115;	3.556;	3.778;	3.795;
3.804;	3.817;	0.357;	0.152;	0.137;	0.126;	0.115;	3.556;	3.778;	3.793;
3.804;	3.815;	0.357;	0.152;	0.135;	0.128;	0.115;	3.556;	3.776;	3.793;
3.804;	3.813;	0.355;	0.152;	0.137;	0.126;	0.115;	3.556;	3.776;	3.795;
3.806;	3.815;	0.355;	0.152;	0.137;	0.124;	0.115;	3.554;	3.778;	3.793;
3.804;	3.815;	0.355;	0.152;	0.135;	0.126;	0.115;	3.556;	3.776;	3.791;
3.804;	3.815;	0.355;	0.152;	0.137;	0.126;	0.113;	3.556;	3.778;	3.793;
3.806;	3.815;	0.355;	0.15;	0.137;	0.126;	0.115;	3.556;	3.774;	3.791;
3.802;	3.815;	0.357;	0.152;	0.139;	0.126;	0.115;	3.554;	3.778;	3.793;
3.806;	3.815;	0.355;	0.152;	0.133;	0.126;	0.115;	3.556;	3.778;	3.793;
3.804;	3.815;	0.357;	0.155;	0.137;	0.128;	0.118;	3.556;	3.776;	3.793;
3.804;	3.817;	0.357;	0.155;	0.139;	0.124;	0.118;	3.556;	3.778;	3.795;
3.804;	3.817;	0.353;	0.155;	0.137;	0.126;	0.115;	3.558;	3.778;	3.791;
3.804;	3.813;	0.355;	0.152;	0.137;	0.126;	0.113;	3.554;	3.776;	3.793;
3.804;	3.815;	0.357;	0.15;	0.135;	0.126;	0.115;	3.556;	3.778;	3.793;
3.804;	3.813;	0.357;	0.152;	0.137;	0.126;	0.118;	3.554;	3.78;	3.791;
3.804;	3.815;	0.355;	0.152;	0.135;	0.126;	0.115;	3.556;	3.776;	3.793;
3.804;	3.817;	0.357;	0.152;	0.137;	0.126;	0.115;	3.556;	3.776;	3.793;
3.804;	3.813;	0.357;	0.152;	0.137;	0.124;	0.115;	3.554;	3.774;	3.793;
3.802;	3.815;	0.355;	0.155;	0.135;	0.128;	0.115;	3.556;	3.778;	3.791;
3.806;	3.815;	0.357;	0.152;	0.137;	0.126;	0.115;	3.556;	3.78;	3.793;
3.804;	3.815;	0.355;	0.15;	0.139;	0.126;	0.115;	3.554;	3.776;	3.793;
3.802;	3.815;	0.357;	0.155;	0.139;	0.126;	0.115;	3.554;	3.778;	3.795;
3.806;	3.813;	0.355;	0.152;	0.133;	0.126;	0.115;	3.554;	3.778;	3.793;
3.802;	3.813;	0.357;	0.152;	0.137;	0.126;	0.115;	3.554;	3.776;	3.791;
3.806;	3.815;	0.357;	0.152;	0.137;	0.124;	0.115;	3.558;	3.78;	3.793;
3.806;	3.815;	0.355;	0.152;	0.137;	0.126;	0.115;	3.558;	3.774;	3.791;
3.804;	3.813;	0.357;	0.152;	0.137;	0.126;	0.113;	3.556;	3.778;	3.795;
3.806;	3.815;	0.355;	0.15;	0.137;	0.126;	0.118;	3.556;	3.778;	3.795;
3.8;	3.815;	0.357;	0.152;	0.135;	0.126;	0.115;	3.554;	3.778;	3.791;
3.804;	3.817;	0.357;	0.152;	0.135;	0.128;	0.115;	3.556;	3.78;	3.795;
3.806;	3.815;	0.357;	0.152;	0.137;	0.126;	0.115;	3.558;	3.776;	3.793;
3.804;	3.813;	0.355;	0.152;	0.137;	0.124;	0.115;	3.552;	3.776;	3.793;
3.804;	3.813;	0.355;	0.152;	0.135;	0.126;	0.115;	3.554;	3.778;	3.793;
3.804;	3.815;	0.355;	0.152;	0.135;	0.126;	0.113;	3.556;	3.778;	3.791;
3.806;	3.815;	0.357;	0.152;	0.137;	0.126;	0.115;	3.556;	3.776;	3.793;
3.804;	3.815;	0.355;	0.152;	0.139;	0.126;	0.118;	3.556;	3.778;	3.795;
3.804;	3.815;	0.355;	0.152;	0.135;	0.126;	0.118;	3.554;	3.776;	3.793;
3.804;	3.815;	0.357;	0.152;	0.137;	0.126;	0.118;	3.554;	3.776;	3.795;
3.804;	3.817;	0.357;	0.152;	0.137;	0.124;	0.115;	3.556;	3.778;	3.793;
3.804;	3.815;	0.353;	0.152;	0.137;	0.128;	0.118;	3.554;	3.776;	3.791;
3.806;	3.815;	0.355;	0.152;	0.137;	0.124;	0.113;	3.556;	3.776;	3.793;
3.806;	3.815;	0.355;	0.15;	0.137;	0.124;	0.115;	3.556;	3.778;	3.793;
3.802;	3.815;	0.357;	0.152;	0.139;	0.126;	0.115;	3.554;	3.778;	3.793;
3.804;	3.817;	0.355;	0.152;	0.133;	0.126;	0.115;	3.556;	3.778;	3.793;
3.806;	3.813;	0.355;	0.152;	0.137;	0.126;	0.115;	3.556;	3.774;	3.793;
3.804;	3.815;	0.355;	0.152;	0.137;	0.124;	0.115;	3.554;	3.776;	3.795;
3.804;	3.817;	0.353;	0.155;	0.137;	0.126;	0.115;	3.556;	3.776;	3.793;
3.804;	3.815;	0.355;	0.152;	0.135;	0.126;	0.113;	3.556;	3.776;	3.791;
3.804;	3.817;	0.355;	0.152;	0.137;	0.126;	0.115;	3.556;	3.776;	3.793;
3.804;	3.817;	0.357;	0.155;	0.137;	0.126;	0.113;	3.556;	3.776;	3.791;
3.804;	3.813;	0.355;	0.152;	0.135;	0.126;	0.115;	3.554;	3.776;	3.791;
3.802;	3.815;	0.357;	0.152;	0.137;	0.126;	0.115;	3.554;	3.776;	3.793;
3.806;	3.813;	0.355;	0.152;	0.137;	0.122;	0.115;	3.554;	3.778;	3.791;
3.804;	3.815;	0.353;	0.152;	0.137;	0.124;	0.115;	3.556;	3.776;	3.791;
3.806;	3.815;	0.355;	0.152;	0.137;	0.126;	0.113;	3.558;	3.778;	3.793;
3.806;	3.813;	0.355;	0.152;	0.137;	0.126;	0.118;	3.554;	3.776;	3.793;
3.8;	3.815;	0.357;	0.152;	0.139;	0.126;	0.115;	3.554;	3.778;	3.793;
3.804;	3.815;	0.355;	0.15;	0.135;	0.126;	0.118;	3.556;	3.78;	3.793;
3.802;	3.813;	0.355;	0.152;	0.137;	0.126;	0.115;	3.556;	3.774;	3.791;
3.804;	3.815;	0.355;	0.15;	0.137;	0.124;	0.115;	3.556;	3.776;	3.795;
3.806;	3.815;	0.353;	0.152;	0.137;	0.126;	0.115;	3.554;	3.776;	3.791;
3.802;	3.815;	0.355;	0.152;	0.137;	0.126;	0.113;	3.554;	3.776;	3.793;
3.806;	3.815;	0.355;	0.15;	0.137;	0.126;	0.115;	3.556;	3.778;	3.793;
3.802;	3.815;	0.355;	0.152;	0.137;	0.126;	0.115;	3.554;	3.776;	3.793;
3.804;	3.813;	0.357;	0.152;	0.135;	0.126;	0.115;	3.554;	3.778;	3.793;
3.804;	3.815;	0.357;	0.152;	0.139;	0.126;	0.118;	3.554;	3.776;	3.795;
3.802;	3.815;	0.353;	0.152;	0.139;	0.124;	0.115;	3.556;	3.776;	3.793;
3.804;	3.815;	0.353;	0.155;	0.137;	0.126;	0.115;	3.556;	3.778;	3.791;
3.806;	3.815;	0.355;	0.152;	0.137;	0.124;	0.113;	3.556;	3.776;	3.791;
3.802;	3.813;	0.355;	0.15;	0.137;	0.126;	0.115;	3.554;	3.776;	3.793;
3.802;	3.815;	0.355;	0.152;	0.137;	0.126;	0.115;	3.552;	3.778;	3.793;
3.804;	3.815;	0.353;	0.152;	0.135;	0.126;	0.115;	3.556;	3.776;	3.791;
3.804;	3.815;	0.355;	0.152;	0.137;	0.126;	0.115;	3.556;	3.776;	3.793;
3.806;	3.815;	0.355;	0.152;	0.137;	0.124;	0.115;	3.558;	3.776;	3.795;
3.804;	3.813;	0.353;	0.152;	0.137;	0.126;	0.115;	3.554;	3.778;	3.793;
3.804;	3.817;	0.357;	0.152;	0.137;	0.126;	0.113;	3.554;	3.776;	3.793;
3.806;	3.817;	0.357;	0.15;	0.137;	0.126;	0.115;	3.558;	3.778;	3.793;
3.802;	3.815;	0.355;	0.152;	0.137;	0.126;	0.115;	3.554;	3.776;	3.793;
3.804;	3.815;	0.355;	0.152;	0.135;	0.124;	0.115;	3.556;	3.778;	3.793;
3.806;	3.813;	0.355;	0.152;	0.137;	0.126;	0.115;	3.554;	3.776;	3.793;
3.802;	3.815;	0.355;	0.152;	0.137;	0.126;	0.118;	3.554;	3.776;	3.791;
3.804;	3.815;	0.353;	0.155;	0.137;	0.126;	0.115;	3.556;	3.778;	3.793;
3.806;	3.815;	0.355;	0.152;	0.137;	0.126;	0.115;	3.558;	3.776;	3.793;
3.804;	3.813;	0.355;	0.152;	0.139;	0.126;	0.115;	3.554;	3.776;	3.793;
3.802;	3.815;	0.357;	0.152;	0.137;	0.126;	0.115;	3.554;	3.778;	3.795;
3.804;	3.815;	0.355;	0.152;	0.135;	0.126;	0.115;	3.554;	3.776;	3.791;
3.804;	3.815;	0.357;	0.152;	0.137;	0.126;	0.115;	3.554;	3.776;	3.793;
3.804;	3.815;	0.355;	0.152;	0.137;	0.124;	0.115;	3.556;	3.778;	3.793;
3.804;	3.813;	0.353;	0.152;	0.137;	0.126;	0.115;	3.554;	3.776;	3.791;
3.802;	3.815;	0.355;	0.152;	0.137;	0.126;	0.113;	3.556;	3.778;	3.793;
3.804;	3.815;	0.355;	0.152;	0.137;	0.126;	0.115;	3.556;	3.776;	3.791;
3.804;	3.817;	0.355;	0.152;	0.137;	0.126;	0.115;	3.554;	3.776;	3.793;
3.806;	3.815;	0.357;	0.152;	0.135;	0.126;	0.118;	3.556;	3.78;	3.795;
3.804;	3.811;	0.357;	0.152;	0.137;	0.126;	0.115;	3.554;	
];

npoints = length(voltages);
times = ((0:(npoints-1)) + firstIndex - triggerIndex) / samplingFreq;
endtimes = [times(1), times(end)];
triglowpts = [triggerLow, triggerLow];
trighighpts = [triggerHigh, triggerHigh];

% Plot the data
fname = ['DSO Nano Waveform/FFT plot: ' fileNumber];
figure('Name',fname);
subplot(3,1,1)       % add Data plot in 3 x 1 grid
plot(...
	endtimes, triglowpts,  'r', ...
	endtimes, trighighpts, 'r', ...
	   times, voltages,    'b'  ...
);
title('DSO Nano Waveform plot');
xlabel('Time (relative to trigger)');
ylabel('Voltage');
grid on;

subplot(3,1,2)       % add FFT plot in 3 x 1 grid
N = 4096;
fs = samplingFreq;
freq = linspace(0,fs,N);
F = fft(voltages,N);
maxFreq = N;
plot(freq(1:maxFreq),abs(F(1:maxFreq)));
title('DSO Nano FFT plot');
ylabel('MAGNITUDE (DB)');
xlabel('FREQUENCY(Hz.)');
grid on;

subplot(3,1,3)       % add FFT phase plot in 3 x 1 grid
phs = unwrap(angle(F));
lF = length(F);
f = (0:lF-1)/lF*fs;
plot(f,phs/pi)
title('DSO Nano FFT phase plot');
ylabel('Phase / \pi');
xlabel('Frequency(Hz.)');
grid on;